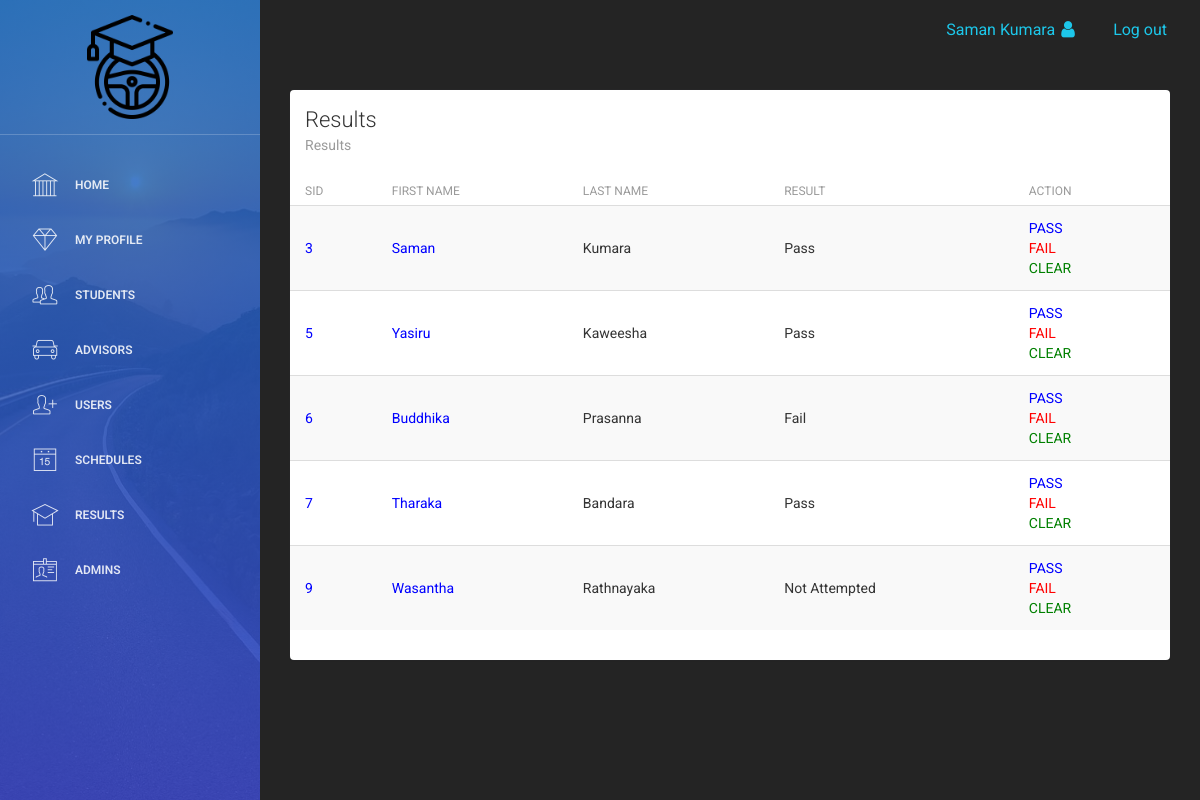
The page /Employee/results.php (signed in) on the database its author committed.
### tables this page shows
CREATE TABLE `student` (
  `sid` int(11) NOT NULL,
  `fname` varchar(20) DEFAULT NULL,
  `lname` varchar(20) DEFAULT NULL,
  `dob` varchar(20) DEFAULT NULL,
  `gender` varchar(10) NOT NULL,
  `email` varchar(50) DEFAULT NULL,
  `tp` varchar(20) DEFAULT NULL,
  `address` varchar(20) DEFAULT NULL,
  `nic` varchar(20) DEFAULT NULL,
  `password` varchar(20) NOT NULL,
  `package` varchar(20) NOT NULL,
  `group1` varchar(20) NOT NULL,
  `exam` varchar(20) NOT NULL
);

### Employee/results.php (the view, shortened to what this page needs)
<?php
include 'header.php';
include 'connection.php';
$res=mysqli_query($link,"SELECT * FROM student");
?>
<div class="content">
            <div class="container-fluid">
                <div class="row">
                    <div class="col-md-12">
                        <div class="card">
                            <div class="header">
                                <h4 class="title">Results</h4>
                                <p class="category">Results</p>
                            </div>
                            <div class="content table-responsive table-full-width">
                                <table class="table table-hover table-striped">
                                    <thead>
                                        <th>SID</th>
                                    	<th>First Name</th>
                                    	<th>Last Name</th>
                                        <th>Result</th>
                                        <th>Action</th>
                                    </thead>
                                    <tbody>
                                    <?php
                                    while($row=mysqli_fetch_array($res))
                                     {
                                       echo "<tr>";
                                            echo "<td>"; ?> <a href="edit_student.php?id=<?php echo $row["sid"]; ?>"style="color: Blue;"><?php echo  $row["sid"];  ?></a> <?php   echo "</td>";
                                        	echo "<td>"; ?> <a href="edit_student.php?id=<?php echo $row["sid"]; ?>"style="color: Blue;"><?php echo  $row["fname"];  ?></a> <?php   echo "</td>";
                                        	echo "<td>"; echo $row["lname"]; echo "</td>";
                                            echo "<td>"; echo $row["exam"]; echo "</td>";
                                            echo "<td>"; ?> <a href="results_pass.php?id=<?php echo $row["sid"]; ?>"style="color: Blue;"><?php echo  "<div class='pass'>PASS</div>";  ?></a> <a href="results_fail.php?id=<?php echo $row["sid"]; ?>"style="color: RED;"><?php echo  "<div class='fail'>FAIL</div>";  ?></a> <a href="results_clear.php?id=<?php echo $row["sid"]; ?>"style="color: GREEN;"><?php echo  "<div class='clear'>CLEAR</div>";  ?></a> <?php   echo "</td>";
                                       echo "</tr>";
                                     }
                                        ?>
                                    </tbody>
                                </table>
                            </div>
                        </div>
                    </div>
                </div>
            </div>
        </div>
<?php
include 'footer.php';
?>

### Employee/header.php (shortened to what this page needs)
<!doctype html>
<html lang="en">
<head>
    <link href="assets/css/bootstrap.min.css" rel="stylesheet" />
    <link href="assets/css/animate.min.css" rel="stylesheet"/>
    <link href="assets/css/light-bootstrap-dashboard.css?v=1.4.0" rel="stylesheet"/>
    <link href="assets/css/main.css" rel="stylesheet" />
    <link href="assets/css/demo.css" rel="stylesheet" />
    <link href="http://maxcdn.bootstrapcdn.com/font-awesome/4.2.0/css/font-awesome.min.css" rel="stylesheet">
    <link href="assets/css/pe-icon-7-stroke.css" rel="stylesheet" />
</head>
<body class="back-custom ">
<div class="wrapper">
    <div class="sidebar" data-color="blue" data-image="assets/img/dashimage1.jpg">
    	<div class="sidebar-wrapper">
            <div class="logo">
                <a href="index.php" class="simple-text">
                  <img src="assets/img/logo1.png" width="45%">
                </a>
            </div>
            <ul class="nav">
            <?php
                if($_SESSION['role']=="Admin" || $_SESSION['role']=="User"){
                ?>
                <li>
                    <a href="index.php" target="_self">
                        <i class="pe-7s-culture"></i>
                        <p>HOME</p>
                    </a>
                </li>
                <?php
                }
                ?>
                <li>
                    <a href="my_account.php">
                        <i class="pe-7s-diamond"></i>
                        <p>MY PROFILE</p>
                    </a>
                </li>
                <?php
                if($_SESSION['role']=="Admin" || $_SESSION['role']=="User"){
                ?>
                <li>
                    <a href="view_student.php">
                        <i class="pe-7s-users"></i>
                        <p>Students</p>
                    </a>
                </li>
                <li>
                    <a href="view_advisor.php">
                        <i class="pe-7s-car"></i>
                        <p>AdvisorS</p>
                    </a>
                </li>
                <li>
                    <a href="view_staff.php">
                        <i class="pe-7s-add-user"></i>
                        <p>Users</p>
                    </a>
                </li>
                <?php
                }
                ?>
                <li>
                    <a href="view_sh.php">
                        <i class="pe-7s-date"></i>
                        <p> Schedules</p>
                    </a>
                </li>
                <li>
                    <a href="results.php">
                        <i class="pe-7s-study"></i>
                        <p>Results</p>
                    </a>
                </li>
                <?php
                if($_SESSION['role']=="Admin"){
                ?>
                <li>
                    <a href="view_admin.php">
                        <i class="pe-7s-id"></i>
                        <p>Admins</p>
                    </a>
                </li>
                <?php
                }
                ?>
            </ul>
    	</div>
    </div>
    <div class="main-panel">
		<nav class="navbar navbar-custom navbar-fixed">
            <div class="container-fluid">
                <div class="collapse navbar-collapse">
                    <ul class="nav navbar-nav navbar-right">
                        <li>
                        <a href="my_account.php">
                            <?php
                            echo $_SESSION['fname']." ".$_SESSION['lname'];
                            ?>
                                <i class="fa fa-user"></i>
                            </a>
                        </li>
                        <li>
                            <a href="logout.php">
                                <p>Log out</p>
                            </a>
                        </li>
                    </ul>
                </div>
            </div>
        </nav>

### Employee/footer.php (shortened to what this page needs)
</div>
</div>
</body>
        </body>
</html>

### Employee/header.php (style rules this page uses)
.navbar-custom { background-color: #242424; }
.back-custom { background-color: #242424; }

### rows shown on the page
student: sid "3", fname "Saman", lname "Kumara", exam "Pass"
student: sid "5", fname "Yasiru", lname "Kaweesha", exam "Pass"
student: sid "6", fname "Buddhika", lname "Prasanna", exam "Fail"
student: sid "7", fname "Tharaka", lname "Bandara", exam "Pass"
student: sid "9", fname "Wasantha", lname "Rathnayaka", exam "Not Attempted"

### other values the page prints
$_SESSION['fname'] "Saman"
$_SESSION['lname'] "Kumara"
